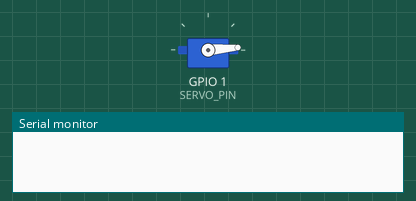
A program run on a simulated ESP32-S3. Shown: servo, the last lines printed to the serial monitor.

Above: at 0.1 s.
At 1.0 s:
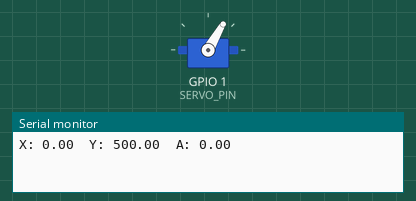
Timing chart, 0 to 2.5 s (numbered marks = the images above):
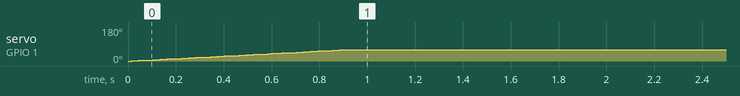

The program:

main.cpp
```cpp
#include <Arduino.h>
#include <Esp.h>
#include <SpeedyStepperCustom.h>
#include <EasyRobot.h>
#include <ESP32S3_PINS.h>
#include <pwmWrite.h>

EasyRobot ROOMBA(L_Stepper_STEP_PIN, L_Stepper_DIR_PIN, L_Stepper_ENABLE_PIN, R_Stepper_STEP_PIN, R_Stepper_DIR_PIN, R_Stepper_ENABLE_PIN);

Pwm pwm = Pwm();

int previousMillis = 0;
int currentMillis = 0;
bool SERVO_CLOCKWISE = true;
int SERVO_pos = 0;

void setup() {
  ROOMBA.begin(KMH, 19.1525439, 1.5, 1000);
  Serial.begin(115200);
  ROOMBA.moveTo(0, 500);
  for (int pos = 0; pos <= 60; pos++) {  // go from 0-180 degrees
    pwm.writeServo(SERVO_PIN, pos);        // set the servo position (degrees)

    delay(15);
  }
  SERVO_pos = 60;
  // ROOMBA.leftMotor.setupMoveInMillimeters(500);
  // ROOMBA.rightMotor.setupMoveInMillimeters(500);
  //ROOMBA.turn(2*PI);
}


// void loop(){

//   ROOMBA.processMovement();

//   currentMillis = millis();

//   if(currentMillis > previousMillis + 5){
//     if(SERVO_CLOCKWISE){
//       if(SERVO_pos <= 110){
//         previousMillis = currentMillis;
//         pwm.writeServo(SERVO_PIN, SERVO_pos);
//         SERVO_pos++;
//       }else{
//         SERVO_CLOCKWISE = false;
//       }
//     }else{
//       if(SERVO_pos >= 10){
//         previousMillis = currentMillis;
//         pwm.writeServo(SERVO_PIN, SERVO_pos);
//         SERVO_pos--;
//       }else{
//         SERVO_CLOCKWISE = true;
//       }
//     }
//   }
// }
void loop(){
  start:
  currentMillis = millis();
  if (currentMillis > previousMillis + 300){
    previousMillis = currentMillis;
    Serial.println("X: " + (String)ROOMBA.getXCoordinate() + "  Y: " + (String)ROOMBA.getYCoordinate() + "  A: " + (String)ROOMBA.getOrientation());
  }

  //Serial.println("X: " + (String)ROOMBA.getXCoordinate() + "  Y: " + (String)ROOMBA.getYCoordinate() + "  A: " + (String)ROOMBA.getOrientation());
 if(ROOMBA.processMovement()){
    ROOMBA.moveTo(500, 500);
    while(1){
      currentMillis = millis();
      if (currentMillis > previousMillis + 300){
        previousMillis = currentMillis;
        Serial.println("X: " + (String)ROOMBA.getXCoordinate() + "  Y: " + (String)ROOMBA.getYCoordinate() + "  A: " + (String)ROOMBA.getOrientation());
      }
      if(ROOMBA.processMovement()){
        ROOMBA.moveTo(500, 0);
        while(1){
          currentMillis = millis();
          if (currentMillis > previousMillis + 300){
            previousMillis = currentMillis;
            Serial.println("X: " + (String)ROOMBA.getXCoordinate() + "  Y: " + (String)ROOMBA.getYCoordinate() + "  A: " + (String)ROOMBA.getOrientation());
          }
          if(ROOMBA.processMovement()){
            ROOMBA.moveTo(0,0);
            while(1){
              currentMillis = millis();
              if (currentMillis > previousMillis + 300){
                previousMillis = currentMillis;
                Serial.println("X: " + (String)ROOMBA.getXCoordinate() + "  Y: " + (String)ROOMBA.getYCoordinate() + "  A: " + (String)ROOMBA.getOrientation());
              }
              if(ROOMBA.processMovement()){
                ROOMBA.moveTo(0, 500);
                goto start;

              }
            }
          }
        }
      }
    }
    //ROOMBA.turn_deg();
 }
  // if(ROOMBA.processMovement()){
  //   ROOMBA.leftMotor.setCurrentPositionInMillimeters(0L);
  //   ROOMBA.rightMotor.setCurrentPositionInMillimeters(0L);
  //   ROOMBA.leftMotor.setupMoveInMillimeters(500);
  //   ROOMBA.rightMotor.setupMoveInMillimeters(500);
  // }


}

// void loop(){
//   if(ROOMBA.processMovement()){
//     delay(500);
//     ROOMBA.turn(2*PI);
//   }
// }
```

ESP32S3_PINS.h
```cpp
// This Header is used to set the pin numbers


// Motor Pins
const int L_Stepper_STEP_PIN = 14;
const int L_Stepper_DIR_PIN = 13;
const int L_Stepper_ENABLE_PIN = 12;

const int R_Stepper_STEP_PIN = 11;
const int R_Stepper_DIR_PIN = 10;
const int R_Stepper_ENABLE_PIN = 9;

const int SERVO_PIN = 1;
```
